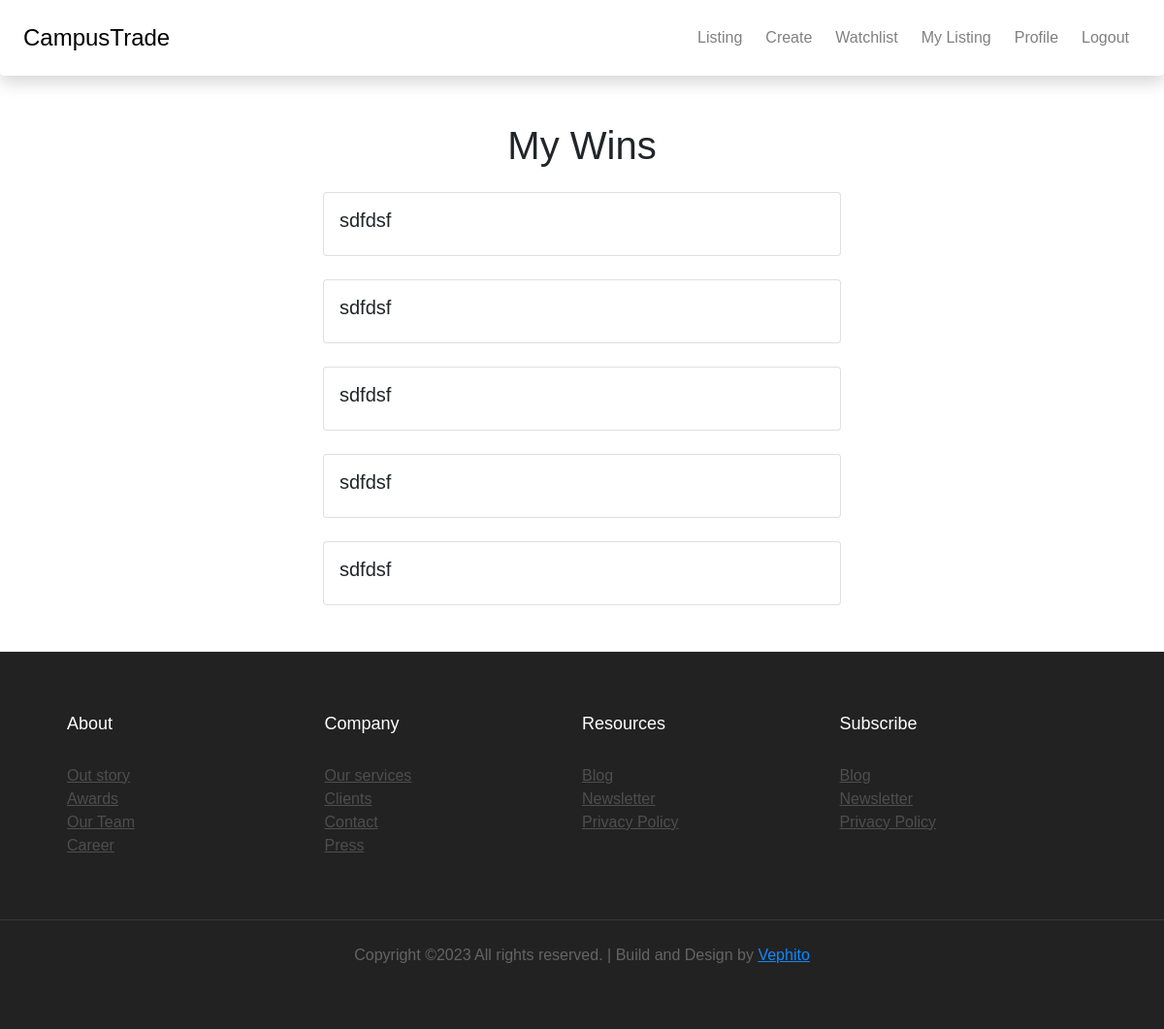
The page /auctions/my_wins (signed in) on the database as committed earlier.
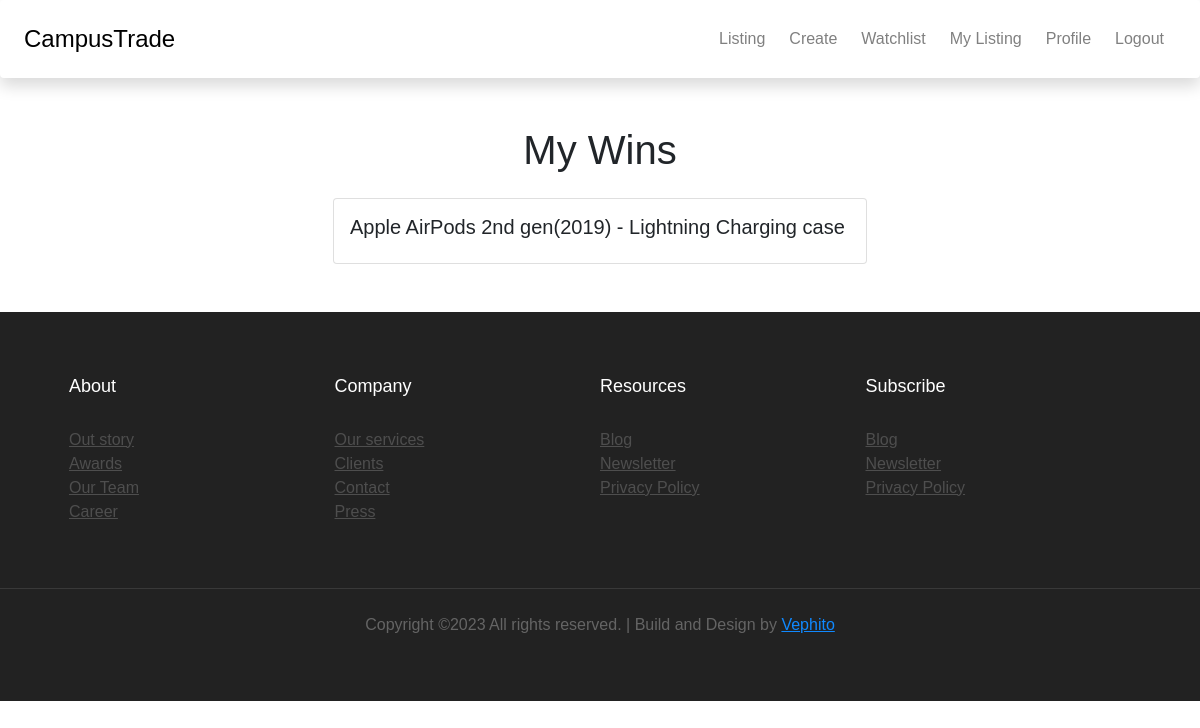
The same page on the database as committed later.
### auctions/models.py (models this page shows, shortened)
class Winner(models.Model):
    winner = models.ForeignKey(
        User, on_delete=models.CASCADE, related_name="win_user")
    win_item = models.ForeignKey(
        Listing, on_delete=models.CASCADE, related_name="won_item")

class Listing(models.Model):
    user = models.ForeignKey(
        User, on_delete=models.CASCADE, related_name="owner")
    title = models.CharField(max_length=60, default=None)
    image = models.ImageField(
        upload_to="images/", blank=True, null=True)
    price = models.IntegerField(default=0)
    description = models.TextField()
    sold = models.BooleanField(default=False)
    category = models.ForeignKey(Category, on_delete=models.CASCADE)
    date_created = models.DateTimeField(
        auto_now_add=True, null=True, blank=True)

### auctions/views.py (the view)
# urls.py: path('my_wins', MyWins, name="my_wins")
def MyWins(request):
    user_wins = Winner.objects.filter(winner=request.user)
    context = {
        'user_wins': user_wins
    }
    return render(request, 'auctions/my_wins.html', context)

### auctions/templates/auctions/my_wins.html (shortened to what this page needs)
{% extends 'auctions/base.html' %}
{% block body %}
<div class="container mt-5 w-50">
  <h1 class="text-center">My Wins</h1>
  {% for win in user_wins %}
  <div class="card mt-4">
    <div class="card-body">
      <h5 class="card-title">{{ win.win_item.title }}</h5>
    </div>
  </div>
  {% empty %}
    <p class="text-center mt-5">You have not won anything yet</p>
  {% endfor %}
</div>
{% endblock %}

Rows that differ between the two databases and show on the page:
removed Winner: win_item "sdfdsf"
removed Winner: win_item "sdfdsf"
removed Winner: win_item "sdfdsf"
removed Winner: win_item "sdfdsf"
removed Winner: win_item "sdfdsf"
added Winner: win_item "Apple AirPods 2nd gen(2019) - Lightning Charging case"
